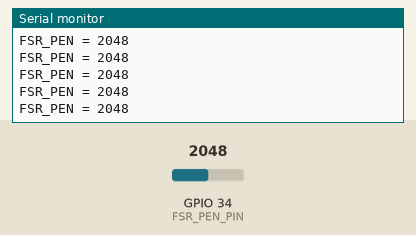
This sketch was run on a simulated ESP32. Parts: the last lines printed to the serial monitor. Inputs (shaded band) come from the test bench; at power-on: GPIO 34 (FSR_PEN_PIN) = 2048.

Above: at 2.2 s.
2.3 s: GPIO 34 (FSR_PEN_PIN) set to 2866
At 2.56 s:
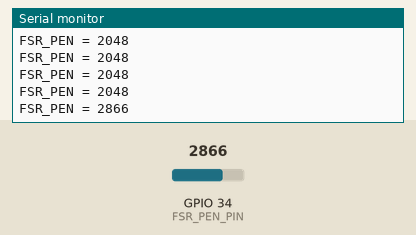
3.8 s: GPIO 34 (FSR_PEN_PIN) set to 3603
At 3.96 s:
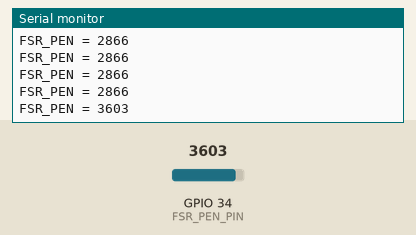
Timing chart, 0 to 6.8 s (numbered marks = the images above; inputs shaded):
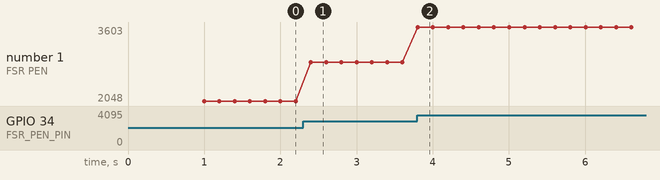

The sketch:

fsr_pen_test.ino
```cpp
const int FSR_PEN_PIN = 34;

void setup() {
  Serial.begin(115200);
  delay(1000);
  Serial.println("FSR-PEN TEST START");
}

void loop() {
  int fsrPen = analogRead(FSR_PEN_PIN);

  Serial.print("FSR_PEN = ");
  Serial.println(fsrPen);

  delay(200);
}
```

Measured:
- after the input at 2.3 s, the serial monitor: prints a new line after 0.10 s (image 1)
- after the input at 3.8 s, the serial monitor: prints a new line at once (image 2)
- plotted number 1: 2048 → 2866 after the input at 2.3 s, 2866 → 3603 after the input at 3.8 s
